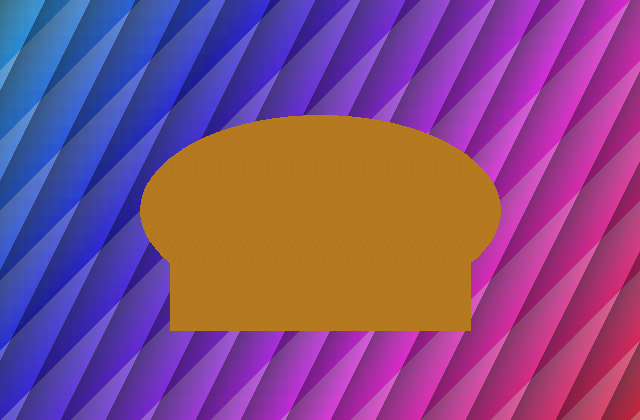
#> input picture expediente/evidencia_3_prueba.png, 640 x 420 px
$ python Mision3.py
#> lines starting #> are read from the running program, lines starting #| are printed output that depends on the picture; after the words box and inside, x2 and y2 are one past the last pixel; in counts of white or black regions, pixels touching at a corner belong together
import cv2
import numpy as np

img = cv2.imread('./expediente/evidencia_3_prueba.png')
#> img is the input picture: shape (420, 640, 3); mean B, G, R 130.7, 75.6, 132.7
hsv = cv2.cvtColor(img, cv2.COLOR_BGR2HSV)
#> hsv: shape (420, 640, 3); mean H, S, V 108, 183.9, 176

amarillo_pardo_mask = cv2.inRange(hsv, (15, 100, 100), (20, 255, 255))
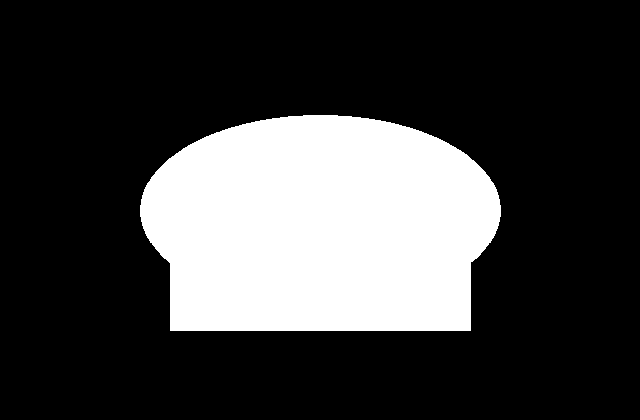
#> amarillo_pardo_mask: shape (420, 640); 24.3% white; 1 white region, box (x1, y1, x2, y2) and area: (140, 115, 501, 331) 65436

result_mask = cv2.bitwise_and(img, img, mask=amarillo_pardo_mask)
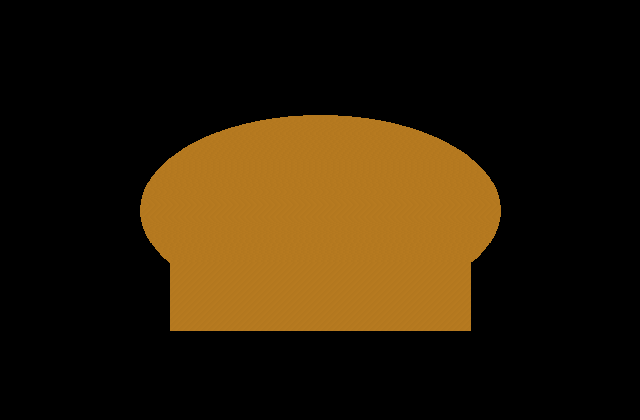
#> result_mask: shape (420, 640, 3); mean B, G, R 7.6, 29.4, 43.9
canal_v = hsv[:, :, 2]
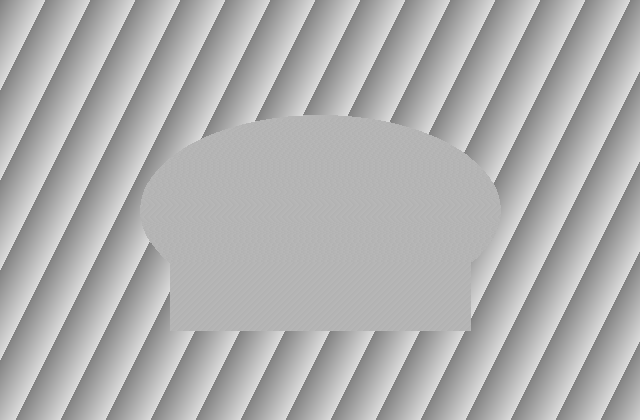
#> canal_v: shape (420, 640); min 130, max 219, mean 176
pixeles_interes = canal_v[amarillo_pardo_mask > 0]

lsb_img = cv2.bitwise_and(pixeles_interes, 1)
mensaje_extraido = ''
byte_actual = ""

for bit in lsb_img.flatten():
    byte_actual += str(bit)
    if len(byte_actual) == 8:
        caracter = chr(int(byte_actual, 2))
        mensaje_extraido += caracter
        byte_actual = ""

        if mensaje_extraido.endswith("###FIN###"):
            break
#> this loop made 240 passes
#> (bit, caracter, mensaje_extraido) on passes 8, 16, 24, 32, 40, 48, 56: (0, 'P', 'P'), (0, 'R', 'PR'), (1, 'U', 'PRU'), (1, 'E', 'PRUE'), (0, 'B', 'PRUEB'), (1, 'A', 'PRUEBA'), (1, '_', 'PRUEBA_')
#> (caracter, mensaje_extraido) on passes 64, 72, 80, 88, 96, 104: ('L', 'PRUEBA_L'), ('S', 'PRUEBA_LS'), ('B', 'PRUEBA_LSB'), ('_', 'PRUEBA_LSB_'), ('C', 'PRUEBA_LSB_C'), ('A', 'PRUEBA_LSB_CA')

print("Mensaje extraído:", mensaje_extraido)
#| Mensaje extraído: PRUEBA_LSB_CANAL_V_OK###FIN###

$ run again, with expediente/evidencia_2.png copied over expediente/evidencia_3_prueba.png
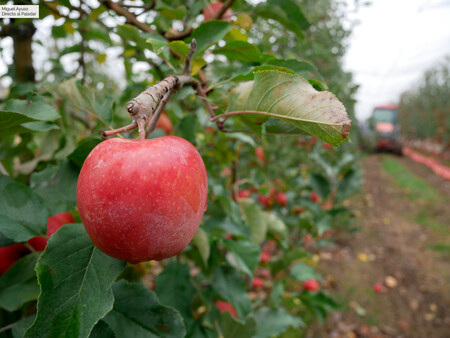
#> input picture expediente/evidencia_2.png, 450 x 338 px
#> img is the input picture: shape (338, 450, 3); mean B, G, R 79.1, 109, 112.7
#> hsv: shape (338, 450, 3); mean H, S, V 47.9, 114.4, 125.6
#> `amarillo_pardo_mask = cv2.inRange(hsv, (15, 100, 100), (20, 255, 255))`:
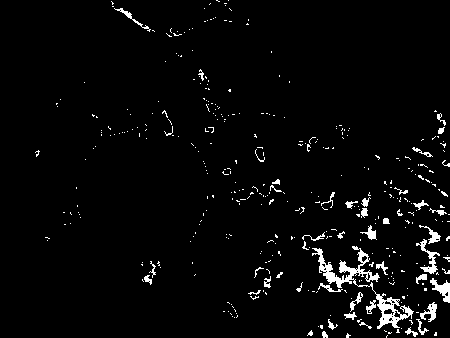
#> amarillo_pardo_mask: shape (338, 450); 3.3% white; 382 white regions (334 under 20 px), largest, box (x1, y1, x2, y2) and area: (312, 246, 414, 329) 1384, (416, 239, 440, 274) 234, (430, 278, 450, 303) 223
#> `canal_v = hsv[:, :, 2]`:
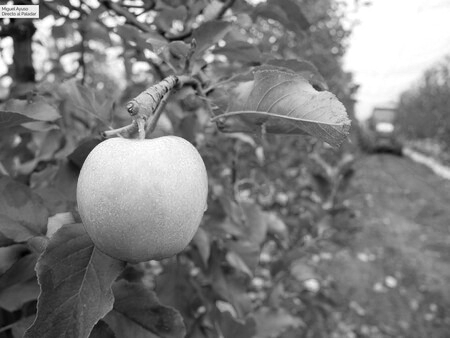
#> canal_v: shape (338, 450); min 0, max 255, mean 125.6
#> pixeles_interes = 5011 values, max 215 at index 3314, min 100 at index 12, mean 120.4
#> lsb_img = 5011 values, max 1 at index 0, min 0 at index 3, mean 0.49
#> the loop `for bit in lsb_img.flatten():` made 5011 passes
#> (bit, caracter, mensaje_extraido) on passes 8, 16, 24, 32, 40, 48, 56: (1, 'é', 'é'), (0, 'Â', 'éÂ'), (0, 'x', 'éÂx'), (0, 'À', 'éÂxÀ'), (0, 'n', 'éÂxÀn'), (1, 'û', 'éÂxÀnû'), (0, 'T', 'éÂxÀnûT')
#> after the loop `for bit in lsb_img.flatten():`: byte_actual = '110'; caracter = 'g'
#> (printed output is left out)
